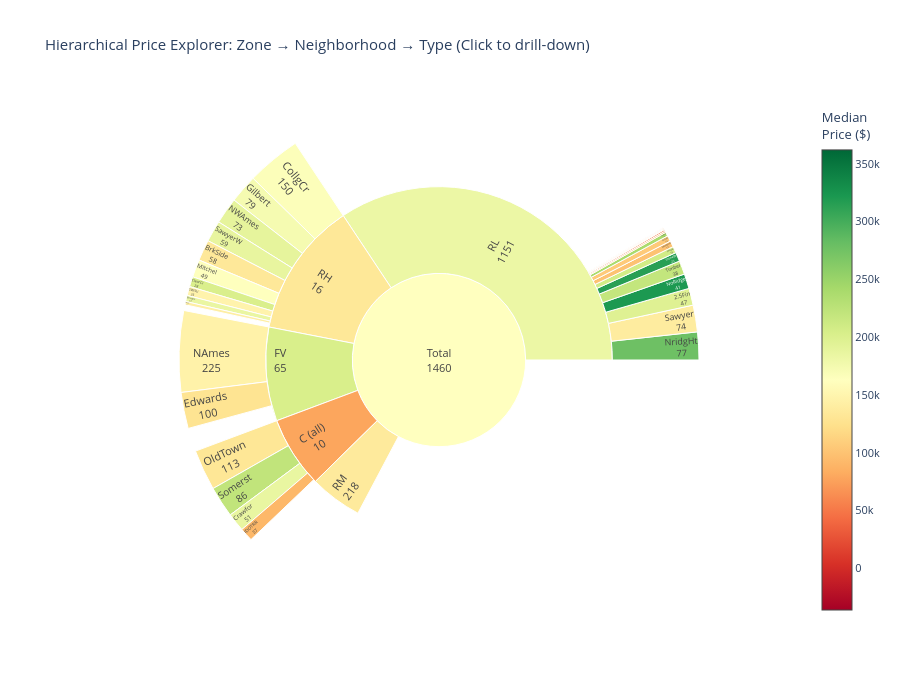

Notebook code cell kept with this figure:
### Markdown cell above
## 5. Hierarchical Sunburst: Zone → Neighborhood → House Type
**Drill-down interactive visualization with price gradients**

### Code cell
# Prepare hierarchical data
df_hierarchy = df_viz[['MSZoning', 'Neighborhood', 'HouseStyle', 'SalePrice']].dropna().copy()

# Aggregate by hierarchy
hierarchy_agg = df_hierarchy.groupby(['MSZoning', 'Neighborhood', 'HouseStyle']).agg({
    'SalePrice': ['median', 'count']
}).reset_index()

hierarchy_agg.columns = ['MSZoning', 'Neighborhood', 'HouseStyle', 'MedianPrice', 'Count']

# Create sunburst
fig5 = go.Figure(go.Sunburst(
    labels=(['Total'] + 
            hierarchy_agg['MSZoning'].unique().tolist() +
            hierarchy_agg['Neighborhood'].unique().tolist() +
            hierarchy_agg['HouseStyle'].unique().tolist()),
    parents=([''] +
             ['Total'] * hierarchy_agg['MSZoning'].nunique() +
             hierarchy_agg['MSZoning'].tolist() +
             hierarchy_agg['Neighborhood'].tolist()),
    values=([hierarchy_agg['Count'].sum()] +
            [hierarchy_agg[hierarchy_agg['MSZoning']==z]['Count'].sum() 
             for z in hierarchy_agg['MSZoning'].unique()] +
            [hierarchy_agg[hierarchy_agg['Neighborhood']==n]['Count'].sum() 
             for n in hierarchy_agg['Neighborhood'].unique()] +
            hierarchy_agg['Count'].tolist()),
    marker=dict(
        colors=([df_viz['SalePrice'].median()] +
                [hierarchy_agg[hierarchy_agg['MSZoning']==z]['MedianPrice'].mean() 
                 for z in hierarchy_agg['MSZoning'].unique()] +
                [hierarchy_agg[hierarchy_agg['Neighborhood']==n]['MedianPrice'].mean() 
                 for n in hierarchy_agg['Neighborhood'].unique()] +
                hierarchy_agg['MedianPrice'].tolist()),
        colorscale='RdYlGn',
        cmid=df_viz['SalePrice'].median(),
        colorbar=dict(title="Median<br>Price ($)")
    ),
    textinfo='label+value',
    insidetextorientation='radial',
    hovertemplate='<b>%{label}</b><br>Count: %{value}<br>Median Price: $%{color:,.0f}<extra></extra>'
))

fig5.update_layout(
    title="Hierarchical Price Explorer: Zone → Neighborhood → Type (Click to drill-down)",
    height=700,
    font=dict(size=11)
)

fig5.show()

### Figure 1 — Plotly figure (JSON) as saved in the notebook; plotly's stock layout.template omitted (floating-point values rounded to 4 significant figures; data arrays with more than 128 entries replaced by an {"elided": "..."} marker saying what was removed)
{"data": [{"hovertemplate": "<b>%{label}</b><br>Count: %{value}<br>Median Price: $%{color:,.0f}<extra></extra>", "insidetextorientation": "radial", "labels": ["Total", "C (all)", "FV", "RH", "RL", "RM", "IDOTRR", "OldTown", "Somerst", "Crawfor", "Edwards", "NAmes", "SWISU", "SawyerW", "Blmngtn", "BrkSide", "ClearCr", "CollgCr", "Gilbert", "Mitchel", "NPkVill", "NWAmes", "NoRidge", "NridgHt", "Sawyer", "StoneBr", "Timber", "Veenker", "Blueste", "BrDale", "MeadowV", "1.5Fin", "1Story", "2Story", "2.5Unf", "SFoyer", "2.5Fin", "1.5Unf", "SLvl"], "marker": {"cmid": 163000, "colorbar": {"title": {"text": "Median<br>Price ($)"}}, "colors": {"elided": "163 float values"}, "colorscale": [[0, "rgb(165,0,38)"], [0.1, "rgb(215,48,39)"], [0.2, "rgb(244,109,67)"], [0.3, "rgb(253,174,97)"], [0.4, "rgb(254,224,139)"], [0.5, "rgb(255,255,191)"], [0.6, "rgb(217,239,139)"], [0.7, "rgb(166,217,106)"], [0.8, "rgb(102,189,99)"], [0.9, "rgb(26,152,80)"], [1, "rgb(0,104,55)"]]}, "parents": {"elided": "270 str values"}, "textinfo": "label+value", "type": "sunburst", "values": {"elided": "163 int values"}}], "layout": {"font": {"size": 11}, "height": 700, "title": {"text": "Hierarchical Price Explorer: Zone → Neighborhood → Type (Click to drill-down)"}}}
